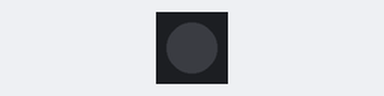
The sketch below on a simulated Arduino Uno, built with avr-gcc and run on an emulated ATmega328P. Parts: 1 RGB LEDs in strip order, left to right. Dim RGB values are drawn brighter than linear.

Above: at 0.1 s.
At 0.65 s:
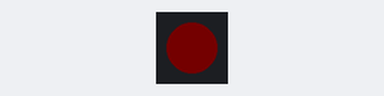
At 19.1 s:
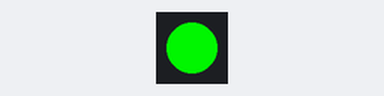
At 39.67 s:
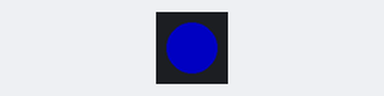
Timing chart, 0 to 40.0 s (numbered marks = the images above):
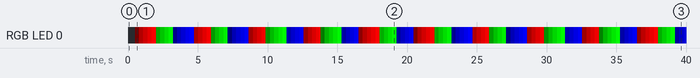

The sketch:

WS2812B_Single.ino
```cpp
/*

Demonstrates the use of the Parallax WS2812B RGB Led Module (#28085)

This demo cycles the LED through the three primary colors, red, blue, and
green, slowly fading in for each color.

For a demonstration using two WS2812B RGB LED modules, and how the modules
may be daisychained from a single Arduino I/O pin, please see the
'WS2812B_Dual' sketch.

------------

This sketch REQUIRES the use of a third-party library, Adafruit_NeoPixel.
It is available for download from the following source.

https://github.com/adafruit/Adafruit_NeoPixel

On the GitHub site locate the 'Download Zip' button to download the full library.
Once downloaded, unzip the files and place them into your Arduino 'libraries' folder.
This folder is located within your Arduino sketch directory; on Windows this is usually
My Documents\Arduino. If there is no 'libraries' folder within the sketch
directory you must create one.

For your convenience, the Adafruit_NeoPixel library is also included in the
download with this demonstration sketch. Prior to use you MUST move the
'Adafruit_NeoPixel' library folder into your Arduino sketch 'libraries' folder.

Important! After moving the Adafruit_NeoPixel library to the 'libraries' folder
you MUST restart the Arduino IDE.

This example code is for the Arduino Uno and direct compatible boards, using the
Arduino 1.0 or later IDE software. It has not been tested, nor designed for, other
Arduino boards, including the Arduino Due.

------------

Connections:
LED      Arduino
GND      GND
5V       5V
SI       Digital Pin 6

*/

#include <Adafruit_NeoPixel.h>         // Include Adafruit NeoPixel library
#define PIN            6               // LED on digital pin 6
#define NUMLEDS        1               // Use total of 1 LED

// Create 'leds' object to drive LEDs
Adafruit_NeoPixel leds = Adafruit_NeoPixel(NUMLEDS, PIN, NEO_GRB + NEO_KHZ800);

int wait = 5;                         // Standard wait delay of 5 milliseconds

void setup() {
  leds.begin();                       // Initialize 'leds' object

  //Make sure LED is off to demonstrate start of sketch
  leds.setPixelColor(0, leds.Color(0, 0, 0));  // Turn off LED
  leds.show();                        // Set new value
  delay(500);

}

// Loop through changing R, G, and B colors
// Each color fades in from off (i=0) to fully on (i=255)
void loop() {
  for(int i=0; i<255; i++) {            // Count up color units from 0 to 255
    leds.setPixelColor(0, leds.Color(i, 0, 0));  // Color mix for LED
    leds.show();                        // Set the LED
    delay(wait);                        // Delay for visual effect
  }
  for(int i=0; i<255; i++) {            // Loop through next color change
    leds.setPixelColor(0, leds.Color(0, i, 0));
    leds.show();
    delay(wait);
  }
  for(int i=0; i<255; i++) {            // Loop through next color change
    leds.setPixelColor(0, leds.Color(0, 0, i));
    leds.show();
    delay(wait);
  }
}
```

Measured:
- by itself, RGB LED 0: off → RGB(1, 0, 0) at 0.51 s, → RGB(59, 0, 0) 0.30 s later, → RGB(117, 0, 0) 0.30 s later, → RGB(175, 0, 0) 0.30 s later, … (131 changes in this stretch)
